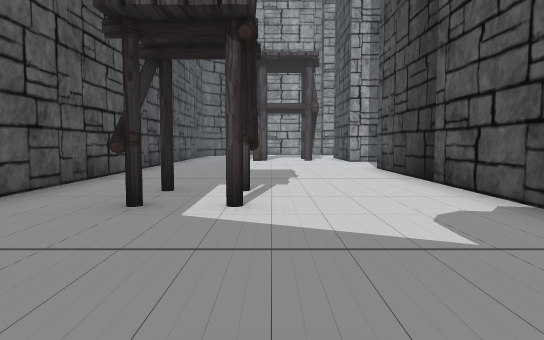
View 1 (above)

23 first-person views from a walk through a Unity game level. The camera is 1.4 m above the floor, tilts 4° down and sees 70° across. The floor is counted in squares, 2 m on a side. Each view is taken from the middle of a square. On the plan, view 1 faces up. The plan holds only what a view shows up to about 11 squares ahead; the rest is blank. The place goes on beyond the plan. The player character is not drawn.

View 2
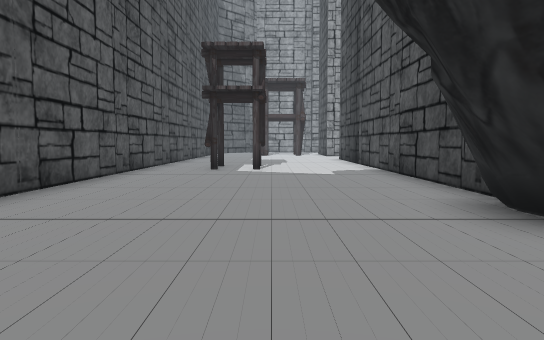

View 3
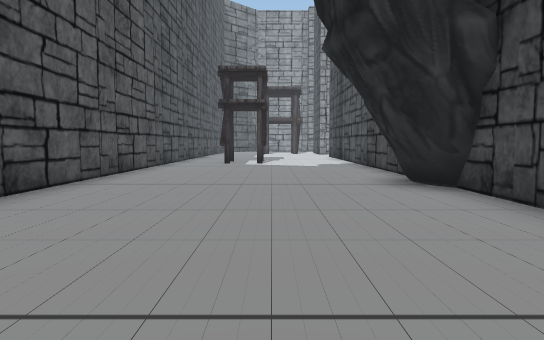

View 4
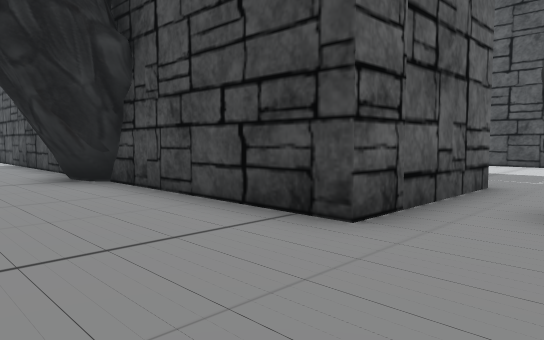

View 5
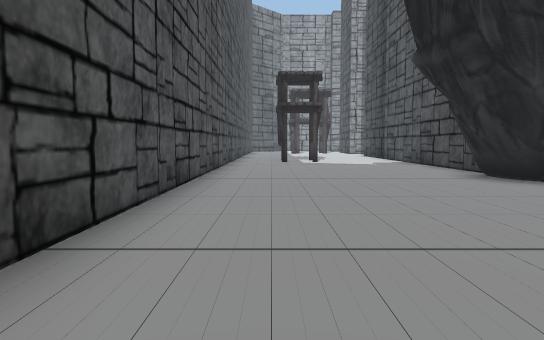

View 6
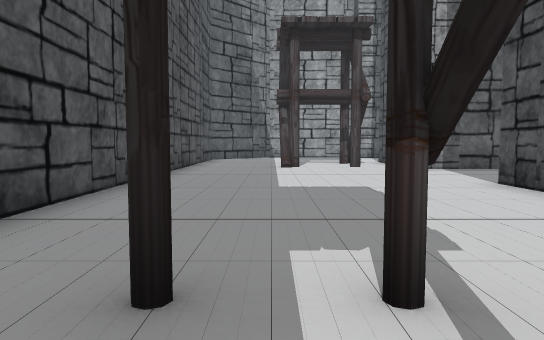

View 7
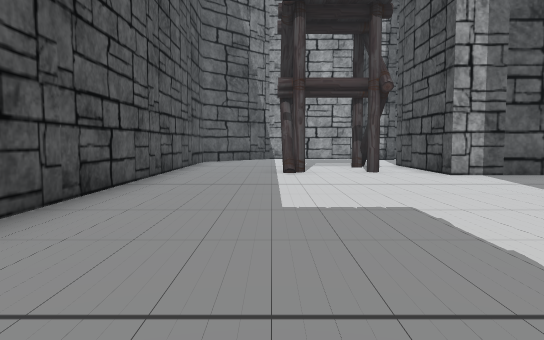

View 8
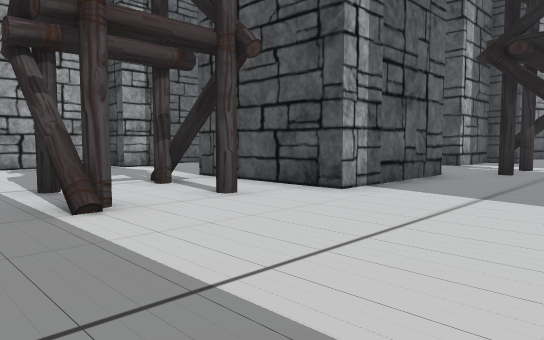

View 9
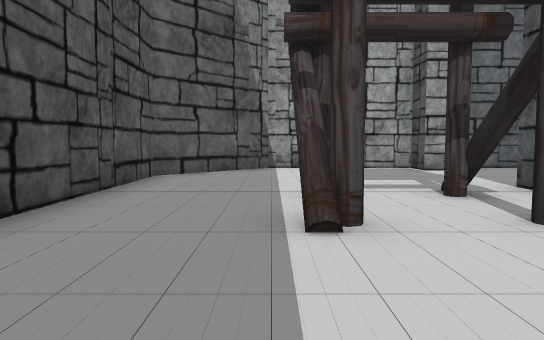

View 10
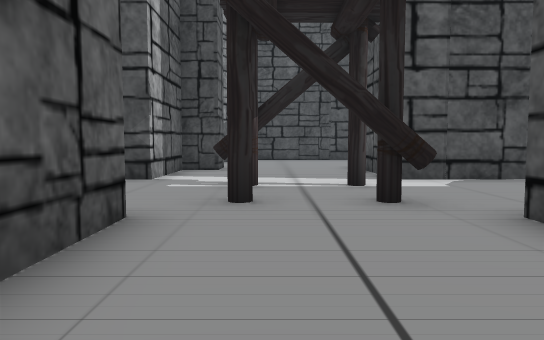

View 11
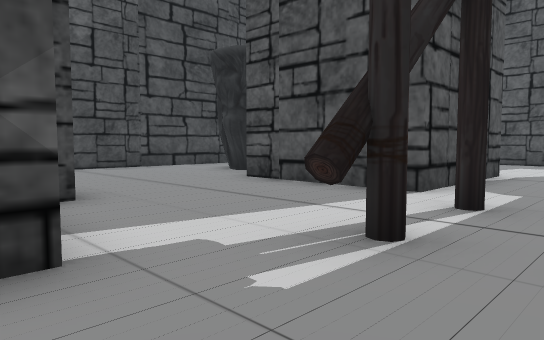

View 12
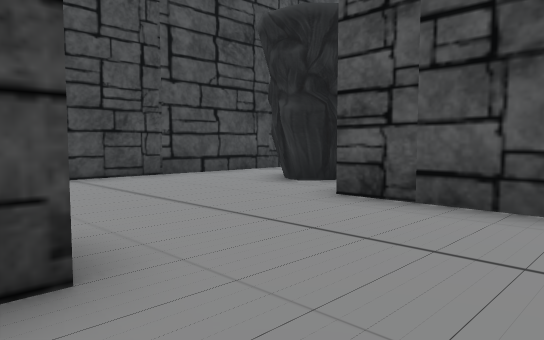

View 13
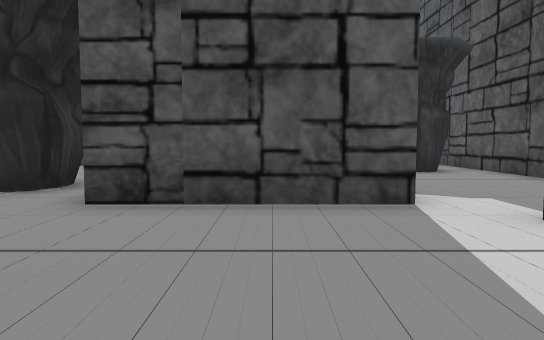

View 14
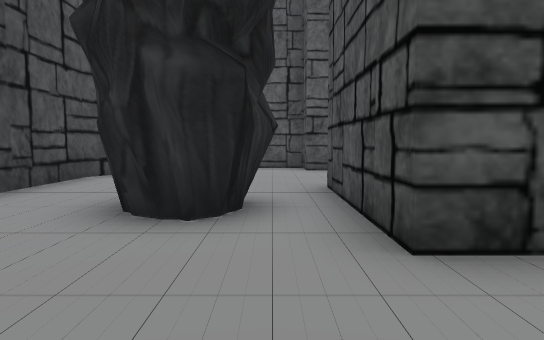

View 15
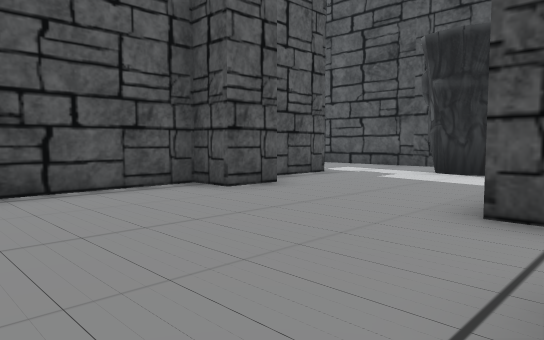

View 16
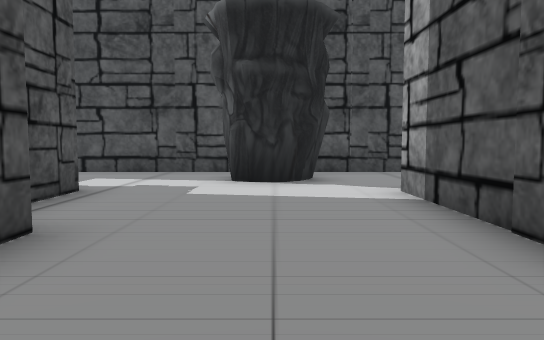

View 17
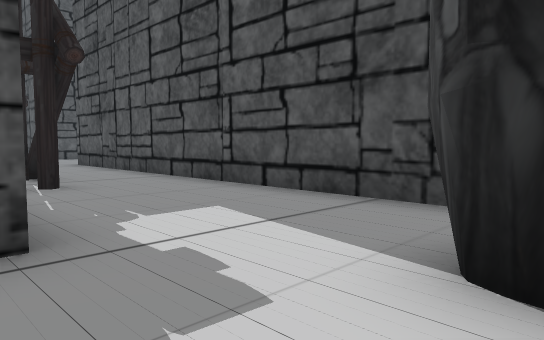

View 18
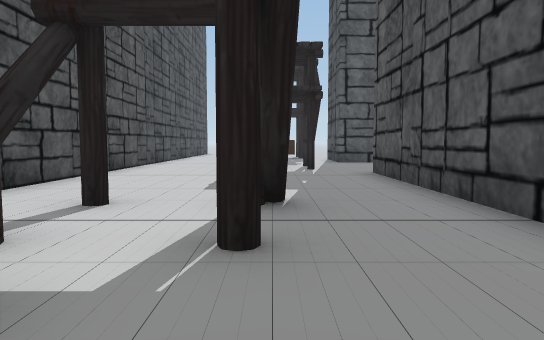

View 19
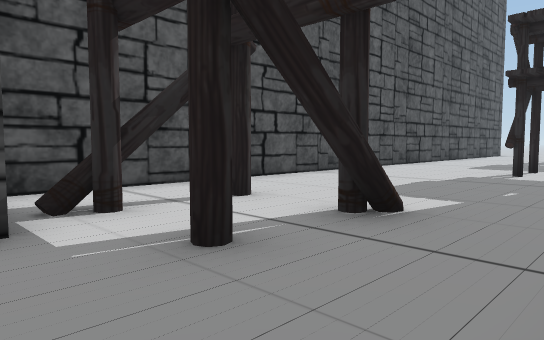

View 20
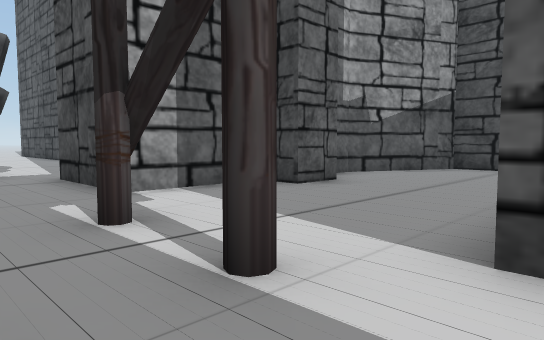

View 21
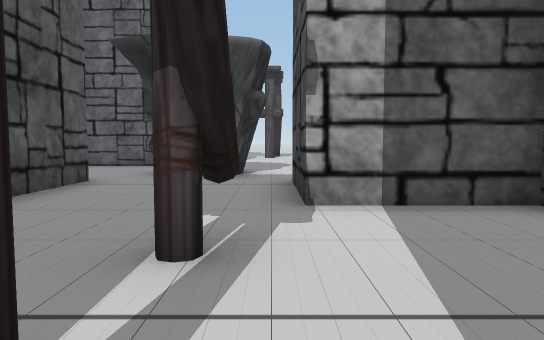

View 22
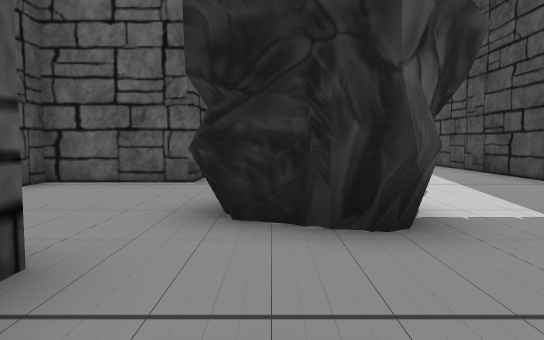

View 23
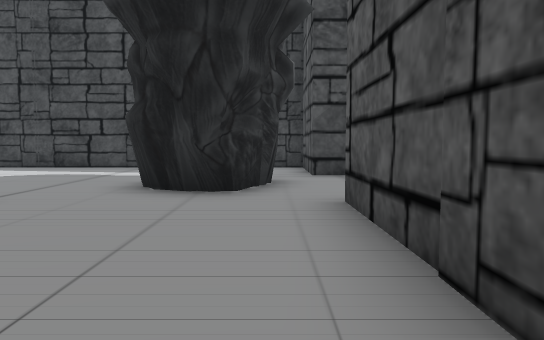

### Floor plan
Key: @ floor where view 1 was taken; # wall or solid block; . floor; T thing the floor can be seen under or through; O other object.
Columns run from 4 left of view 1 to 19 right of it. Each row starts with its distance up from view 1.
 24              ....#
 23   #########......#
 22  ##....##........
 21 ##..........O ...
 20 #..........OOO..
 19 #...........OO...#
 18 #......####....###
 17 #...#..#  #....##
 16 #...#..#  #....###
 15 #...#..####......##.####
 14 #......................#
 13 #...........###........#
 12 #..........T##.........#
 11 #....... .TT...........#
 10 #......#   ....####.O..#
  9 #......#    ...#  #OOO.#
  8 #......#  #....#  #.O..#
  7 #......#  #....####....#
  6 #.O.O..#  #.OO.........#
  5 #......#  #.OO.........#
  4 #.O.O..#  #..O........
  3 #......#  #......##...
  2 #......#  #....#######
  1 #......#  #....
  0 #...@..#  #....
 -1 #......#  #....#.#
 -2 #.....##  #....#.#
 -3 #.....##  #..#...#
 -4 #......#  #......#
 -5 #......#  #......#
 -6 #......#  #......#
 -7 #......#  #......#
 -8 #......####......#
 -9  ...........OO...#
-10   . ....OO ......#

Positions as (right, up) in squares from view 1, and headings:
1: (0, 0), facing up
2: (0, -6), facing up
3: (0, -9), facing up
4: (0, -10), facing up-right
5: (-2, -10), facing up
6: (-1, 4), facing up
7: (-1, 6), facing up
8: (-2, 11), facing up-right
9: (-1, 12), facing up
10: (3, 13), facing right
11: (8, 16), facing down-right
12: (11, 15), facing down-right
13: (12, 15), facing down
14: (15, 13), facing down
15: (18, 8), facing down-left
16: (16, 5), facing left
17: (11, 5), facing down-left
18: (9, 1), facing down
19: (7, 0), facing down-right
20: (8, 10), facing up-right
21: (10, 11), facing up
22: (8, 16), facing up
23: (2, 19), facing right
